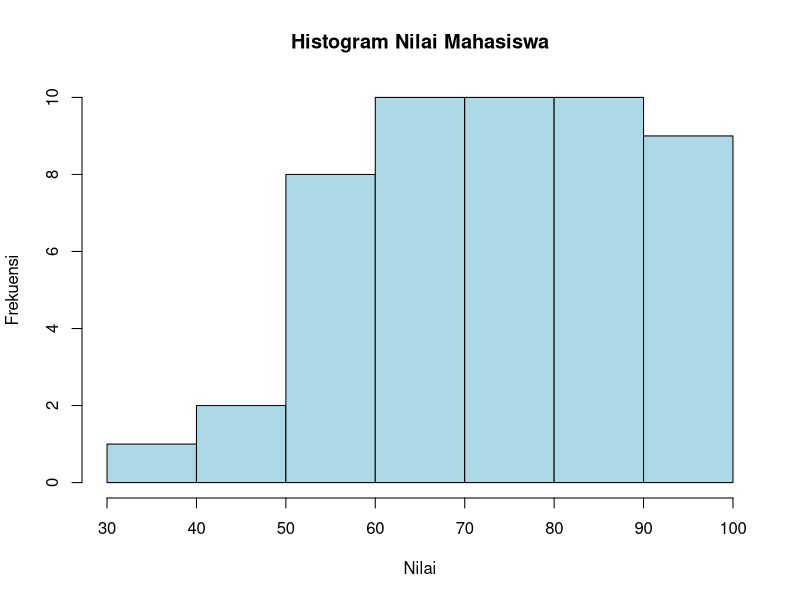
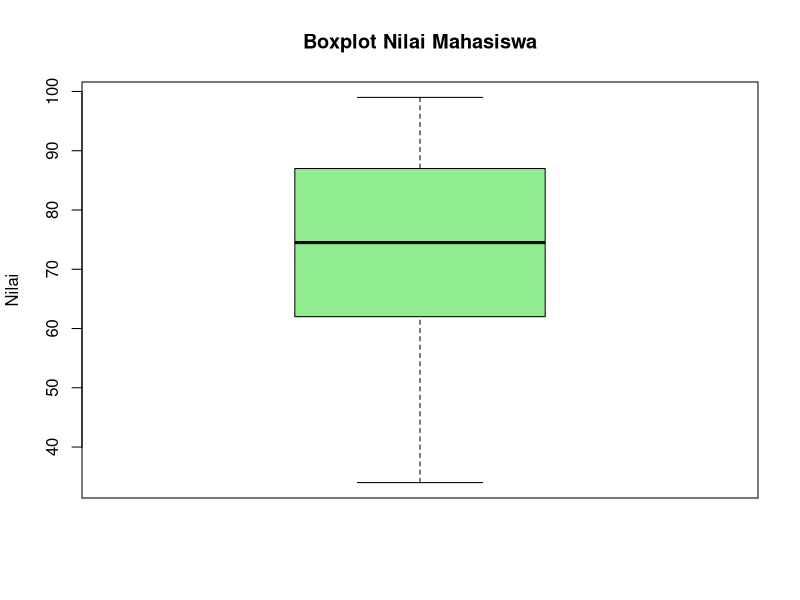

Here is the R script that generated these plots, in order:
# Data nilai mahasiswa
nilai <- c(56, 78, 45, 89, 90, 67, 34, 88, 76, 95, 84, 62, 71, 59, 73,
           82, 66, 57, 92, 99, 49, 81, 77, 85, 61, 70, 68, 74, 93, 87,
           79, 64, 72, 54, 80, 97, 83, 58, 96, 91, 63, 65, 75, 69, 60,
           94, 86, 53, 55, 98)

# Menghitung Q1, Q2, Q3
q1 <- quantile(nilai, 0.25)  # Kuartil pertama
q2 <- quantile(nilai, 0.50)  # Kuartil kedua (median)
q3 <- quantile(nilai, 0.75)  # Kuartil ketiga

# Menghitung D5, D7, D9
d5 <- quantile(nilai, 0.5)   # Desil kelima
d7 <- quantile(nilai, 0.7)   # Desil ketujuh
d9 <- quantile(nilai, 0.9)   # Desil kesembilan

# Menghitung P70, P90, P99
p70 <- quantile(nilai, 0.70) # Persentil ke-70
p90 <- quantile(nilai, 0.90) # Persentil ke-90
p99 <- quantile(nilai, 0.99) # Persentil ke-99

# Menampilkan hasil
cat("Kuartil:\n")
cat("Q1 =", q1, "\nQ2 =", q2, "\nQ3 =", q3, "\n\n")

cat("Desil:\n")
cat("D5 =", d5, "\nD7 =", d7, "\nD9 =", d9, "\n\n")

cat("Persentil:\n")
cat("P70 =", p70, "\nP90 =", p90, "\nP99 =", p99, "\n\n")

# Visualisasi dengan Histogram
hist(nilai, main = "Histogram Nilai Mahasiswa", xlab = "Nilai", ylab = "Frekuensi", col = "lightblue", border = "black")

# Visualisasi dengan Boxplot
boxplot(nilai, main = "Boxplot Nilai Mahasiswa", ylab = "Nilai", col = "lightgreen")
